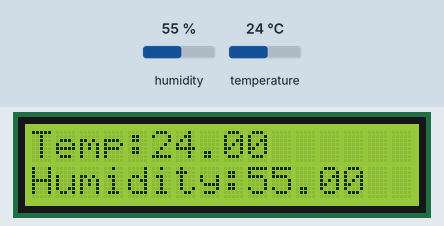
This sketch was run on a simulated Arduino Leonardo, built with avr-gcc and run on an emulated ATmega32U4. Parts: 16×2 character LCD. The inputs (shaded band) are chosen by the test bench; at power-on: humidity 55 %, temperature 24 °C. What the sketch prints to the serial monitor is not drawn.

Above: at 1.2 s.
1.3 s: humidity set to 22 %
At 2.9 s:
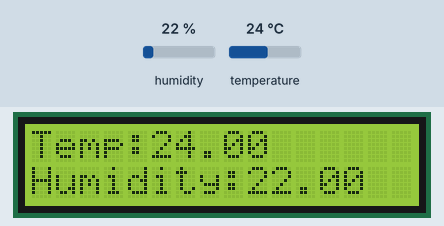
5.4 s: temperature set to 12 °C
At 7.0 s:
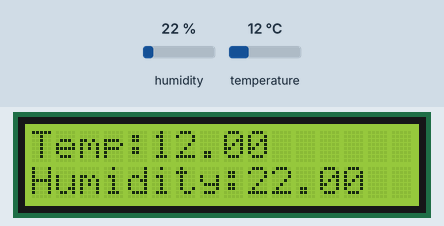
8.7 s: humidity set to 40 %
At 10.1 s:
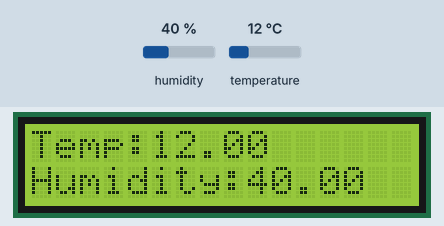
11.8 s: temperature set to 19 °C
At 13.2 s:
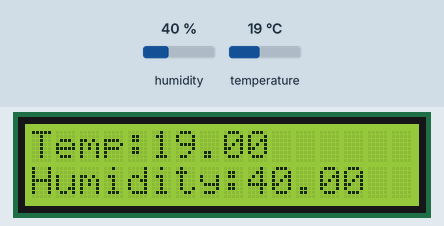
Timing chart, 0 to 14.8 s (numbered marks = the images above; inputs shaded):
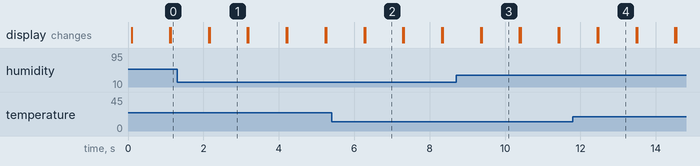

Measured:
- after the input at 1.3 s, the display: first differs from a run without the input after 0.87 s (image 1)
- after the input at 5.4 s, the display: first differs from a run without the input after 0.89 s (image 2)
- after the input at 8.7 s, the display: first differs from a run without the input after 0.68 s (image 3)
- after the input at 11.8 s, the display: first differs from a run without the input after 0.67 s (image 4)
- what the display in image 1 shows lasts 1.0 s, from 2.2 s to 3.2 s

The sketch:

DHT11_READ_SERIAL_LCD.ino
```cpp
#include <DHT11.h>
int pin=7;
#include <LiquidCrystal.h>
LiquidCrystal lcd(12, 11, 5, 4, 3, 2);
DHT11 dht11(pin);
void setup()
{
  // set up the LCD's number of columns and rows:
  lcd.begin(16, 2);
  // Print a message to the LCD.
  lcd.print("Reading Values..");
   Serial.begin(9600);
  while (!Serial) {
      ; // wait for serial port to connect. Needed for Leonardo only
    }
}

void loop()
{
  int err;
  float temp, humi;
  if((err=dht11.read(humi, temp))==0)
  {
    lcd.print("Temp:");
    lcd.print(temp);
    lcd.setCursor(0, 1);
    lcd.print("Humidity:");
    lcd.print(humi);
    Serial.print("Temp:");
    Serial.print(temp);
    Serial.println();
    Serial.print("Humidity:");
    Serial.print(humi);
    Serial.println();
  }
  else
  {
    Serial.println();
    Serial.print("Error No :");
    Serial.print(err);
    Serial.println();
    lcd.println();
    lcd.print("Error No :");
    lcd.print(err);
    lcd.println();
  }
  //delay(10000);
  delay(DHT11_RETRY_DELAY); //delay for reread
    lcd.clear();

}
```
